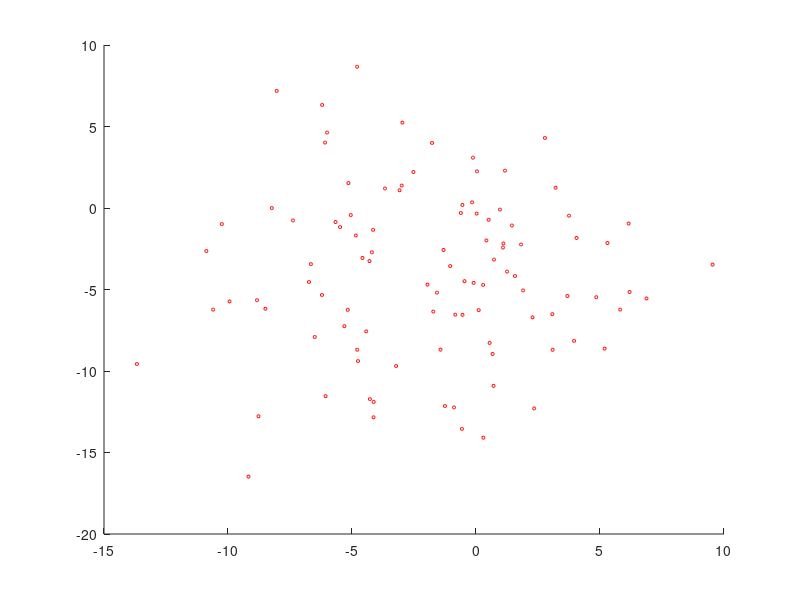

Here is the MATLAB script that generated this plot: (Note: this script raises an error after producing the figure.)
clc; clear; close all;

% Parameter definitions
t = 100; % simulated time
T = 0.1; % Zeitkonstante
M = 100; % Partikelanzahl

N = floor(t/T);
xRef = zeros(3,N+1);

l = [2 80
     4 80];

uRefV = 2;
uRefw = 2/180*pi;

uRefVdev = 0.4;
uRefwdev = 5/180*pi;

xRef(:,1) = [0 0 0];
uRef = [2 5/180*pi];

partikel = zeros(3,M);
pool = zeros(3,M);
w = zeros(1,M);

for m=1:M
    partikel(1:2,m) = randn(2,1) * 5 + [-2 -4]';
%     partikel(3,m) = rand * 2*pi;
end

partikelPath = zeros(2,N);
z = zeros(length(l),1);

figure
hold on

for n=1:N
    partikelMean = [mean(partikel(1,:)); mean(partikel(2,:))];
    partikelPath(:,n) = partikelMean;
    if mod(n-1,50) == 0 || n==N
        scatter(partikel(1,:), partikel(2,:),5,'r');
        
        partikelMean = [mean(partikel(1,:)); mean(partikel(2,:))];
    
        cov = zeros(2);
        for m = 1:M
            e = partikel(1:2,m) - partikelMean;
            cov = cov + e*e';
        end
        cov = cov/M;

        ellipse = sigEllipse(partikelMean, cov, 1);
        plot(ellipse(1,:),ellipse(2,:));
    end
    
    if mod(n,20) == 0
        uRef(1) = randn * uRefVdev + uRefV;
        uRef(2) = randn * uRefwdev + uRefw;
    end
    
    % State propagation
    [xRef(1,n+1), xRef(2,n+1), xRef(3,n+1)] = sampleMotionModel(xRef(1,n), xRef(2,n), xRef(3,n), uRef(1), uRef(2), T);
    % Measurement
    for i=1:length(l)
        z(i) = norm(xRef(1:2,n+1)-l(:,i));
    end
    
    % Partikel propagation
    for m = 1:M
        [pool(1,m), pool(2,m), pool(3,m)] = sampleMotionModel(partikel(1,m), partikel(2,m), partikel(3,m), uRef(1), uRef(2), T);
        w(m) = measurementModel(z, pool(1,m), pool(2,m), l');
        if m~=1
            w(m) = w(m-1) + w(m);
        end
    end
    
    % Resampling
    for m = 1:M
        r = rand * w(M);
        i = find(w>r,1);
        partikel(:,m) = pool(:,i);
    end
end

plot(xRef(1,:), xRef(2,:));
plot(partikelPath(1,:), partikelPath(2,:),'g');
axis equal
scatter(l(1,:), l(2,:),'MarkerEdgeColor',[0 0.5 0],'MarkerFaceColor',[0 0.5 0]); 
